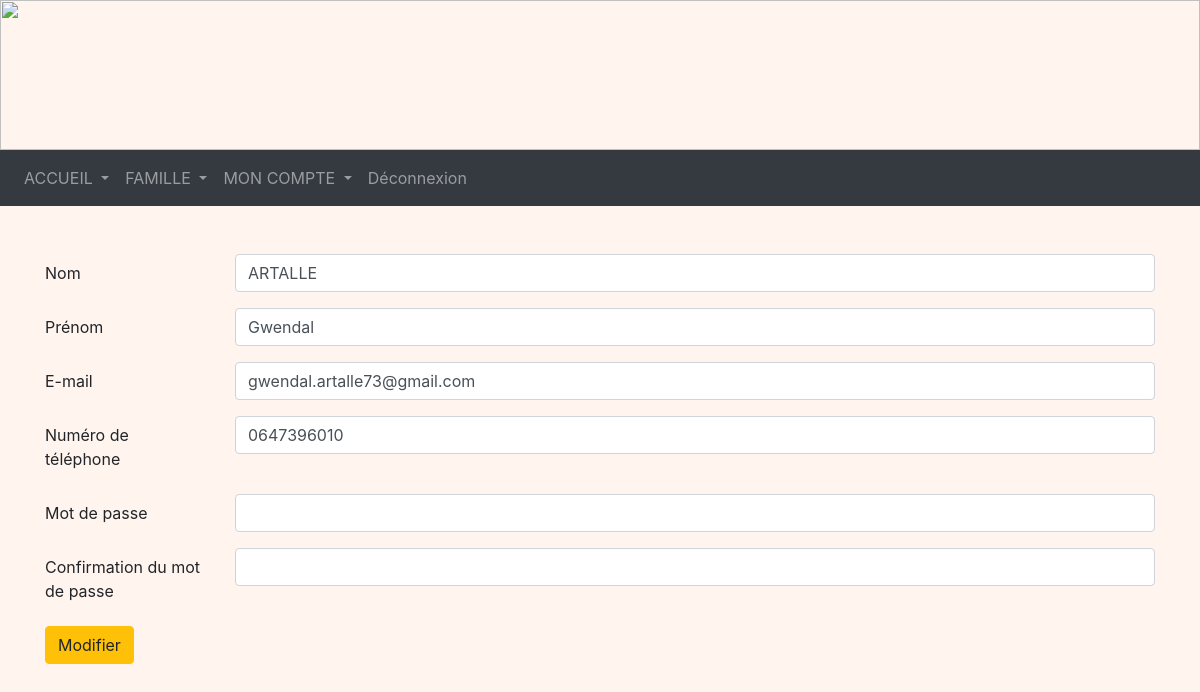
/info2 (signed in), run on the app's committed database.
### tables this page shows
CREATE TABLE Representant (
  code_representant integer primary key autoincrement,
  nom_representant TEXT NOT NULL,
  prenom_representant TEXT NOT NULL,
  telephone TEXT,
  email TEXT,
  identifiant TEXT NOT NULL,
  FOREIGN KEY (identifiant) REFERENCES Compte(identifiant)
);

### cantine.py (the view, shortened to what this page needs)
@app.route('/info2', methods = ["GET", "POST"])
@login_required
def info2():
    db = get_db()
    cur = db.cursor()
    info = cur.execute("SELECT * FROM Representant WHERE identifiant=?",(flask_login.current_user.name, )).fetchone()
    return render_template("info2.html", info = info)

### cantine.py (called while the page is built)
@login_manager.user_loader
def load_user(user_id):
    db = get_db()
    cur = db.cursor()
    user = cur.execute('SELECT identifiant, mot_de_passe FROM Compte WHERE identifiant=?', (user_id, )).fetchone()
    user = User(user[0], user[1])
    return user

def get_db():
    if 'db' not in g:
        g.db = sqlite3.connect(DATABASE)
    return g.db

@app.teardown_appcontext
def close_connection(exception):
    db = g.pop('db', None)
    if db is not None:
        db.close()

### templates/info2.html (shortened to what this page needs)
<!DOCTYPE html>
<html>
<head>
  <link rel="stylesheet" href="https://cdn.jsdelivr.net/npm/bootstrap@4.3.1/dist/css/bootstrap.min.css"
>
  <link rel="stylesheet" href="/static/css/main.css">
</head>
<body>
  <img style="width: 100%; height: 150px;"
    src="https://www.logarric.com/wp-content/uploads/2014/06/calendreta-lo-garric3.png" alt="">
  <nav class="navbar navbar-expand-lg navbar-dark bg-dark">
    <div class="collapse navbar-collapse" id="navbarNavDropdown">
      <ul class="navbar-nav">
        <li class="nav-item dropdown">
          <a class="nav-link dropdown-toggle" href="#" id="navbarDropdownMenuLink" role="button"
            data-bs-toggle="dropdown" aria-expanded="false">
            ACCUEIL
          </a>
        </li>
        <li class="nav-item dropdown">
          <a class="nav-link dropdown-toggle" href="#" id="navbarDropdownMenuLink" role="button"
            data-bs-toggle="dropdown" aria-expanded="false">
            FAMILLE
          </a>
        </li>
        <li class="nav-item dropdown">
          <a class="nav-link dropdown-toggle" href="#" id="navbarDropdownMenuLink" role="button"
            data-bs-toggle="dropdown" aria-expanded="false">
            MON COMPTE
          </a>
        </li>
        <li class="nav-item float-right">
          <a class="nav-link" btn-outline-success href="/deconnexion">Déconnexion</a>
        </li>
      </ul>
    </div>
  </nav>
    <div class="container mt-5">
  <form method="POST">
      <div class="mb-3 row">
        <label for="name" class="col-sm-2 col-form-label">Nom</label>
        <div class="col-sm-10">
          <input class="form-control" type="text" value="{{info[1]}}" aria-label="default input example">
        </div>
      </div>
      <div class="mb-3 row">
        <label for="name" class="col-sm-2 col-form-label">Prénom</label>
        <div class="col-sm-10">
          <input name="name" id="password" class="form-control" type="text" value="{{info[2]}}"
            aria-label="default input example">
        </div>
      </div>
      <div class="mb-3 row">
        <label for="e-mail" class="col-sm-2 col-form-label">E-mail</label>
        <div class="col-sm-10">
          <input name="e-mail" id="e-mail" class="form-control" type="text" value="{{info[4]}}"
            aria-label="default input example">
        </div>
      </div>
      <div class="mb-3 row">
        <label for="phone" class="col-sm-2 col-form-label">Numéro de téléphone</label>
        <div class="col-sm-10">
          <input name="phone" id="phone" class="form-control" type="text" value="{{info[3]}}"
            aria-label="default input example">
        </div>
      </div>
      <div class="mb-3 row">
        <label for="password" class="col-sm-2 col-form-label">Mot de passe</label>
        <div class="col-sm-10">
          <input name="password" id="password" class="form-control" type="password" value=""
            aria-label="default input example">
        </div>
      </div>
      <div class="mb-3 row">
        <label for="password2" class="col-sm-2 col-form-label">Confirmation du mot de passe</label>
        <div class="col-sm-10">
          <input name="password2" id="password2" class=" form-control" type="password" value=""
            aria-label="default input example">
        </div>
      </div>
        <button type="submit" class="btn btn-warning">Modifier</button>
  </form>
  </div>
</body>
</html>

### static/css/main.css (style rules this page uses)
body { background-repeat: no-repeat; background-color:rgb(265,245,238); height: 110px; margin: 0px; }

### data on the page
Representant: nom_representant "ARTALLE", name "Gwendal", e-mail "gwendal.artalle73@gmail.com", phone "0647396010"
